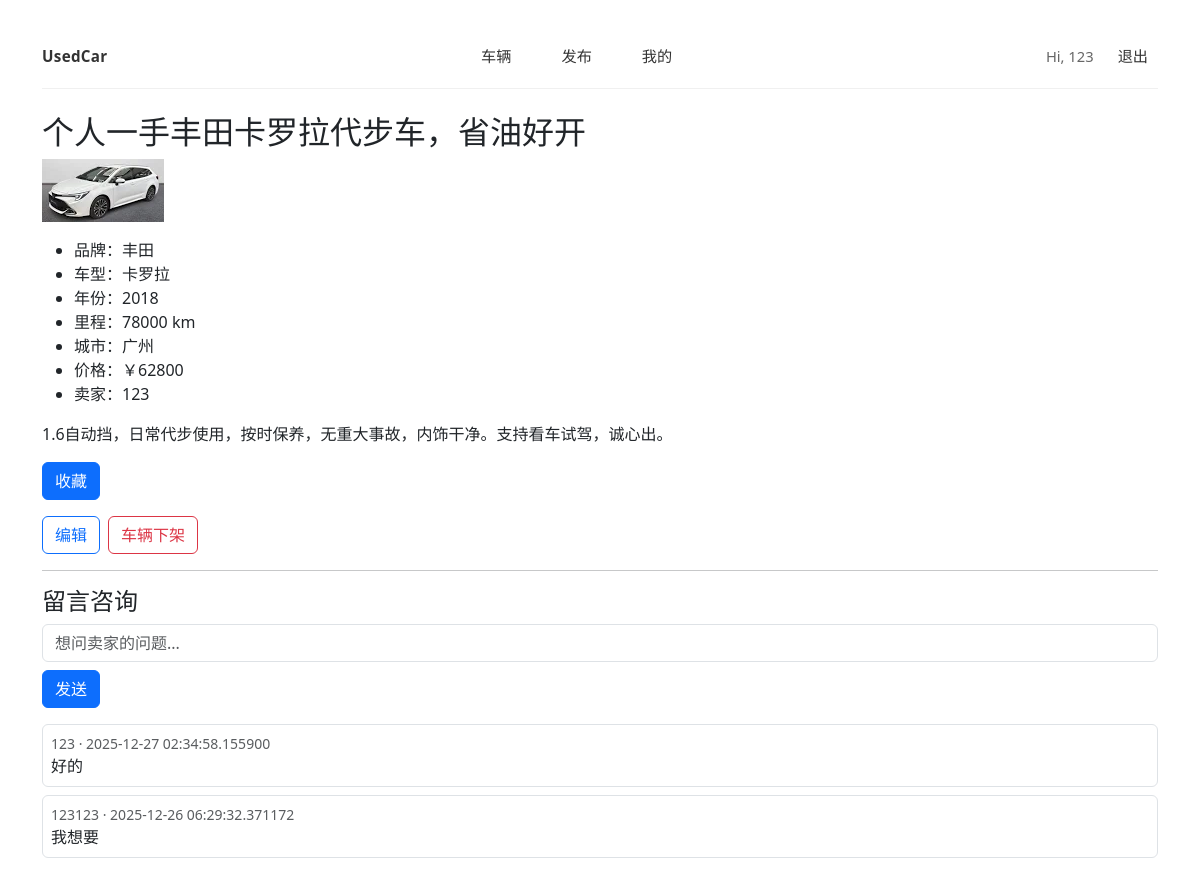
Page /cars/1 (signed in) on the committed database.
### app/models.py (models this page shows, shortened)
class User(db.Model, UserMixin):
    id = db.Column(db.Integer, primary_key=True)
    email = db.Column(db.String(120), unique=True, index=True, nullable=False)
    username = db.Column(db.String(40), unique=True, index=True, nullable=False)
    password_hash = db.Column(db.String(255), nullable=False)
    is_admin = db.Column(db.Boolean, default=False)
    cars = db.relationship("Car", backref="seller", lazy=True)
    favorites = db.relationship("Favorite", backref="user", lazy=True)

class Car(db.Model):
    id = db.Column(db.Integer, primary_key=True)
    title = db.Column(db.String(120), nullable=False)
    brand = db.Column(db.String(40), index=True, nullable=False)
    model = db.Column(db.String(60), nullable=False)
    year = db.Column(db.Integer, index=True, nullable=False)
    mileage_km = db.Column(db.Integer, nullable=False)
    price = db.Column(db.Integer, index=True, nullable=False)
    city = db.Column(db.String(40), index=True, nullable=False)
    description = db.Column(db.Text, nullable=True)
    image_filename = db.Column(db.String(255), nullable=True)
    is_active = db.Column(db.Boolean, default=True, index=True)
    created_at = db.Column(db.DateTime, default=datetime.utcnow, index=True)
    seller_id = db.Column(db.Integer, db.ForeignKey("user.id"), nullable=False)
    messages = db.relationship("Message", backref="car", lazy=True, cascade="all, delete-orphan")
    favorites = db.relationship("Favorite", backref="car", lazy=True, cascade="all, delete-orphan")

class Message(db.Model):
    id = db.Column(db.Integer, primary_key=True)
    car_id = db.Column(db.Integer, db.ForeignKey("car.id"), nullable=False, index=True)
    user_id = db.Column(db.Integer, db.ForeignKey("user.id"), nullable=False, index=True)
    content = db.Column(db.String(500), nullable=False)
    created_at = db.Column(db.DateTime, default=datetime.utcnow, index=True)
    user = db.relationship("User")

### app/routes.py (the view, shortened to what this page needs)
    @app.route("/cars/<int:car_id>", methods=["GET", "POST"])
    def car_detail(car_id: int):
        car = Car.query.get_or_404(car_id)
        if not car.is_active and (not current_user.is_authenticated or not current_user.is_admin):
            abort(404)
        form = MessageForm()
        is_fav = False
        if current_user.is_authenticated:
            is_fav = Favorite.query.filter_by(user_id=current_user.id, car_id=car.id).first() is not None
        messages = Message.query.filter_by(car_id=car.id).order_by(Message.created_at.desc()).all()
        return render_template("car_detail.html", car=car, form=form, is_fav=is_fav, messages=messages)

### app/forms.py
class MessageForm(FlaskForm):
    content = StringField("留言", validators=[DataRequired(), Length(min=2, max=500)])
    submit = SubmitField("发送")

### app/models.py (called while the page is built)
@login_manager.user_loader
def load_user(user_id: str):
    return db.session.get(User, int(user_id))

### app/templates/car_detail.html (shortened to what this page needs)
{% extends "base.html" %}
{% block content %}
<h2>{{ car.title }}</h2>
{% if car.image_filename %}
  <img class="img-fluid mb-3" style="max-height:360px"
       src="{{ url_for('static', filename='uploads/' ~ car.image_filename) }}">
{% endif %}
<ul>
  <li>品牌：{{ car.brand }}</li>
  <li>车型：{{ car.model }}</li>
  <li>年份：{{ car.year }}</li>
  <li>里程：{{ car.mileage_km }} km</li>
  <li>城市：{{ car.city }}</li>
  <li>价格：￥{{ car.price }}</li>
  <li>卖家：{{ car.seller.username }}</li>
</ul>
<p>{{ car.description }}</p>
{% if current_user.is_authenticated %}
<form method="post" action="{{ url_for('car_favorite', car_id=car.id) }}">
  <button class="btn {{ 'btn-outline-secondary' if is_fav else 'btn-primary' }}">{{ "取消收藏" if is_fav else "收藏" }}</button>
</form>
{% endif %}
{% if current_user.is_authenticated and (current_user.id == car.seller_id or current_user.is_admin) %}
  <div class="d-flex gap-2 my-3">
    <a class="btn btn-outline-primary" href="{{ url_for('car_edit', car_id=car.id) }}">编辑</a>
    <form method="post" action="{{ url_for('car_withdraw', car_id=car.id) }}"
          onsubmit="return confirm('确定下架吗？下架后将不会出现在车辆列表中。');">
      <button class="btn btn-outline-danger" type="submit">车辆下架</button>
    </form>
  </div>
{% endif %}
<hr>
<h4>留言咨询</h4>
<form method="post">
  <div class="mb-2">{{ form.content(class="form-control", placeholder="想问卖家的问题...") }}</div>
  {{ form.submit(class="btn btn-primary") }}
</form>
<div class="mt-3">
  {% for m in messages %}
    <div class="border rounded p-2 mb-2">
      <div class="small text-muted">{{ m.user.username }} · {{ m.created_at }}</div>
      <div>{{ m.content }}</div>
    </div>
  {% endfor %}
</div>
{% endblock %}

### app/templates/base.html (shortened to what this page needs)
<!doctype html>
<html lang="zh">
<head>
  <link rel="stylesheet" href="https://cdn.jsdelivr.net/npm/bootstrap@5.3.3/dist/css/bootstrap.min.css">
  <link rel="stylesheet" href="{{ url_for('static', filename='css/app.css') }}">
</head>
<body class="container py-4">
<nav class="topnav mb-4">
  <div class="topnav-inner">
    <a class="brand" href="{{ url_for('index') }}">UsedCar</a>
    <div class="links">
      <a class="{{ 'active' if request.endpoint=='car_list' else '' }}" href="{{ url_for('car_list') }}">车辆</a>
      {% if current_user.is_authenticated %}
        <a class="{{ 'active' if request.endpoint=='car_create' else '' }}" href="{{ url_for('car_create') }}">发布</a>
        <a class="{{ 'active' if request.endpoint=='profile' else '' }}" href="{{ url_for('profile') }}">我的</a>
      {% endif %}
    </div>
    <div class="actions">
      {% if current_user.is_authenticated %}
        <span class="user">Hi, {{ current_user.username }}</span>
        <a class="btn-link" href="{{ url_for('logout') }}">退出</a>
      {% else %}
        <a class="btn-link {{ 'active' if request.endpoint=='login' else '' }}" href="{{ url_for('login') }}">登录</a>
        <a class="btn-solid {{ 'active' if request.endpoint=='register' else '' }}" href="{{ url_for('register') }}">注册</a>
      {% endif %}
    </div>
  </div>
</nav>
{% block content %}{% endblock %}
</body>
</html>

### app/static/css/app.css (style rules this page uses)
.topnav { position: sticky; top: 0; z-index: 10; background: rgba(255, 255, 255, 0.85); backdrop-filter: blur(10px); border-bottom: 1px solid rgba(0,0,0,0.06); }
.topnav-inner { height: 64px; display: flex; align-items: center; justify-content: space-between; gap: 16px; }
.brand { font-weight: 800; letter-spacing: 0.3px; color: #111; text-decoration: none; }
.links, .actions { display: flex; align-items: center; gap: 14px; }
.links { gap: 50px; }
.topnav a { color: #333; text-decoration: none; font-size: 0.95rem; }
.user { color: #666; font-size: 0.92rem; }
.btn-link { padding: 8px 10px; border-radius: 10px; }

### rows in the picture
User: username "123", seller.username "123"
Car: title "个人一手丰田卡罗拉代步车，省油好开", image_filename (picture), brand "丰田", model "卡罗拉", year "2018", mileage_km "78000", city "广州", price "62800", description "1.6自动挡，日常代步使用，按时保养，无重大事故，内饰干净。支持看车试驾，诚心出。"
Message: user.username "123", created_at "2025-12-27 02:34:58.155900", content "好的"
Message: user.username "123123", created_at "2025-12-26 06:29:32.371172", content "我想要"

### other values in the picture
{{ "取消收藏" if is_fav else "收藏" }} "收藏"
